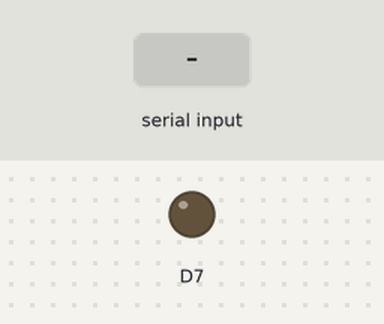
The sketch below on a simulated ESP8266 (NodeMCU). Shown: output pins drawn as LEDs (lit = HIGH). The inputs (shaded band) are chosen by the test bench. WiFi joins after 1.5 s; servers stay silent unless stated; what the sketch prints to the serial monitor is not drawn.

Above: at 2.8 s.
2.9 s: "30,150\n" received over Serial
At 4.36 s:
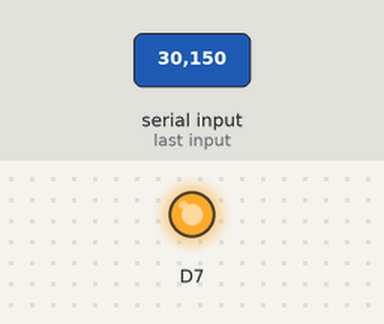
Timing chart, 0 to 6.5 s (numbered marks = the images above; inputs shaded):
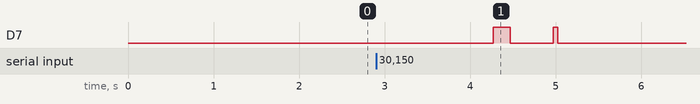

Measured:
- after the input at 2.9 s, D7: LOW → HIGH after 1.4 s, → LOW 0.20 s later, → HIGH 0.50 s later, → LOW 0.05 s later

The sketch:

oUltimoDosMestresPARTE3.ino
```cpp
#include <SoftwareSerial.h>
#include <ESP8266WiFi.h>
#include <ESP8266HTTPClient.h>


const char* ssid = "RenanGeorgio";
const char* password = "19121992@rs";
WiFiServer server(80);

String HTTP_req;
String URLValue;
byte byteReceived;
SoftwareSerial rs485(14, 12, false, 256);


int x=0;
int led1 = 0;
int led2 = 0;
int temp1 = -1;
int temp2 = -1;
char c=0;
char d=0;
int set = 0;
int cont = 0;

void setup() {
  pinMode(D7,OUTPUT);
  Serial.begin(9600);
  rs485.begin(9600);
  delay(50);

//  pinMode(D6,OUTPUT);
//  Serial.begin(9600);
//  rs485.begin(9600);
//  delay(50);

  Serial.println("");
  Serial.println("");
  Serial.print("Conectando a ");
  Serial.print(ssid);

  WiFi.begin(ssid, password);

  while (WiFi.status() != WL_CONNECTED) {
   delay(500);
   Serial.print(".");
  }
  Serial.println("");
  Serial.print("Conectado a rede sem fio ");
  Serial.println(ssid);
  server.begin();
  Serial.println("Servidor iniciado");

  Serial.print("IP para se conectar ao NodeMCU: ");
  Serial.print("http://");
  Serial.println(WiFi.localIP());

}
void loop(){
  WiFiClient client = server.available();

  String request = client.readStringUntil('\r');
  client.flush();

//String buf = "";
//
//  buf += "HTTP/1.1 200 OK\r\nContent-Type: text/html\r\n\r\n<!DOCTYPE HTML>\r\n";
//  buf += "<html lang=\"en\"><head><meta name=\"viewport\" content=\"width=device-width, initial-scale=1, user-scalable=no\"/>\r\n";
//  buf += "<title>ESP8266 Web Server</title>";
//  buf += "<style>.c{text-align: center;} div,input{padding:5px;font-size:1em;} input{width:80%;} body{text-align: center;font-family:verdana;} button{border:0;border-radius:0.3rem;background-color:#1fa3ec;color:#fff;line-height:2.4rem;font-size:1.2rem;width:100%;} .q{float: right;width: 64px;text-align: right;}</style>";
//  buf += "</head>";
//  buf += "<h3>ESP8266 Web Server - System Logs</h3>";
//  buf += "<p>GPIO13 <a href=\"?function=led1_on\"><button>ON</button></a> <a href=\"?function=led1_off\"><button>OFF</button></a></p>";
//  buf += "<p>GPIO13 <a href=\"?function=temp1_on\"><button>ON</button></a> <a href=\"?function=temp12_off\"><button>OFF</button></a></p>";
////  buf += "<p>GPIO13 <a href=\"?function=led2_on\"><button>ON</button></a> <a href=\"?function=led2_off\"><button>OFF</button></a></p>";
////  buf += "<p>GPIO13 <a href=\"?function=temp2_on\"><button>ON</button></a> <a href=\"?function=temp2_off\"><button>OFF</button></a></p>";
//  buf += "</html>\n";
//
//  client.print(buf);
//  client.flush();
//
//  if (request.indexOf("led1_on") != -1)
//  {
//    c = 1;
//    }
//    else if (request.indexOf("led1_off") != -1){
//    c != 1;
//  }
//  else if (request.indexOf("temp1_on") != -1){
//    c = 2;
//  }
//  else if (request.indexOf("temp2_off") != -1){
//    c != 2;
//  }
//  else if (request.indexOf("led2_on") != -1){
//    c =3;
//  }

//  else if (req.indexOf("led4_off") != -1)
//    digitalWrite(4, 0);
//  else {
//    Serial.println("invalid request");
//    client.stop();
//  }
//  Serial.println("Client disonnected");


  client.println("HTTP/1.1 200 OK");
  client.println("Content-Type: text/html");
  client.println("");
  client.println("<!DOCTYPE HTML>");
  client.println("<html>");
  client.println("<h1><center>Ola cliente!</center></h1>");
  client.println("<center><font size='5'>Seja bem vindo!</center>");
  client.println("<br>");
  if (led1) client.print("Estado do led 1 LIGADO");
  else client.print("Estado do led 1 DESLIGADO");
  client.println("<br>");
  if (led2) client.print("Estado do led 2 LIGADO");
  else client.print("Estado do led 2 DESLIGADO");
  client.println("<br>");

  if (temp1>-1){
    client.print("Temperatura 1: ");client.print(temp1);client.print("<br>");
  }
  if (temp2>-1){
    client.print("Temperatura 2: ");client.print(temp2);client.print("<br>");
  }
  client.println("</html>");
  delay(1);


while(Serial.available())
  {
   cont = 0;
   c = Serial.read();

   if (c == '2' || c == '1'){
     Serial.println("digite um comando: (1) Acionar o atuador escravo 1 \n (2) Temperatura escravo 1 \n (3) Acionar o atuador escravo 2 \n (4) Temperatura escravo 2 \n (5) Definir Setpoint escravo 1 \n (6) Definir Setpoint escravo 2 \n\n");
     digitalWrite(D7, HIGH);
     delay(200);
     rs485.write(c);
     Serial.print("                 Comando executado:");
     Serial.println(c);
     Serial.print("\n");
     digitalWrite(D7, LOW);
     delay(150);
     if( c =='1') led1=!led1;

    //d = rs485.read();

     while(rs485.available()){
     x = rs485.read();
     d = rs485.read();
     rs485.flush();
     Serial.print("                 Temperatura:");
     Serial.println(x);
     d = rs485.read();
     delay(400);
     temp1 = x;
    }
   }

    if (c == '3' || c == '4'){
     Serial.println("digite um comando: (1) Acionar o atuador escravo 1 \n (2) Temperatura escravo 1 \n (3) Acionar o atuador escravo 2 \n (4) Temperatura escravo 2 \n (5) Definir Setpoint escravo 1 \n (6) Definir Setpoint escravo 2 \n\n");
     digitalWrite(D6, HIGH);
     delay(200);
     rs485.write(c);
     Serial.print("                 Comando executado:");
     Serial.println(c);
     Serial.print("\n");
     digitalWrite(D6, LOW);
     delay(150);
     if (c == '3') led2 = !led2;

    //d = rs485.read();

     while(rs485.available()){
     x = rs485.read();
     d = rs485.read();
     rs485.flush();
     Serial.print("                 Temperatura:");
     Serial.println(x);
     d = rs485.read();
     delay(400);
     temp2 = x;
    }
    }

   if ( c == '5') { //passar setpoint
    Serial.println("digite um comando: (1) Acionar o atuador escravo 1 \n (2) Temperatura escravo 1 \n (3) Acionar o atuador escravo 2 \n (4) Temperatura escravo 2 \n (5) Definir Setpoint escravo 1 \n (6) Definir Setpoint escravo 2 \n\n");
    delay(200);
    digitalWrite(D7, HIGH);
    rs485.write(c);
    Serial.print("                   Comando executado:");
    Serial.println(c);
    Serial.print("\n");
    Serial.print("   Digite um Setpoint: \n`");
    delay(50);
    digitalWrite(D7, LOW);
    d = rs485.read();
    delay(1000);

    if(Serial.available()){
     set = Serial.parseInt();
     Serial.print("                    Setpoint:");


          digitalWrite(D7, HIGH);
          rs485.print(set);
          digitalWrite(D7, LOW);
          d = rs485.read();
          delay(100);


            Serial.println(set);
            Serial.print("\n");}
    }
     if ( c == '6') { //passar setpoint
    Serial.println("digite um comando: (1) Acionar o atuador escravo 1 \n (2) Temperatura escravo 1 \n (3) Acionar o atuador escravo 2 \n (4) Temperatura escravo 2 \n (5) Definir Setpoint escravo 1 \n (6) Definir Setpoint escravo 2 \n\n");
    delay(200);
    digitalWrite(D6, HIGH);
    rs485.write(c);
    Serial.print("                   Comando executado:");
    Serial.println(c);
    Serial.print("\n");
    Serial.print("   Digite um Setpoint: \n`");
    delay(50);
    digitalWrite(D6, LOW);
    d = rs485.read();
    delay(1000);

    if(Serial.available()){
     set = Serial.parseInt();
     Serial.print("                    Setpoint:");


          digitalWrite(D6, HIGH);
          rs485.print(set);
          digitalWrite(D6, LOW);
          d = rs485.read();
          delay(100);


            Serial.println(set);
            Serial.print("\n");}
    }
    }
}
```
